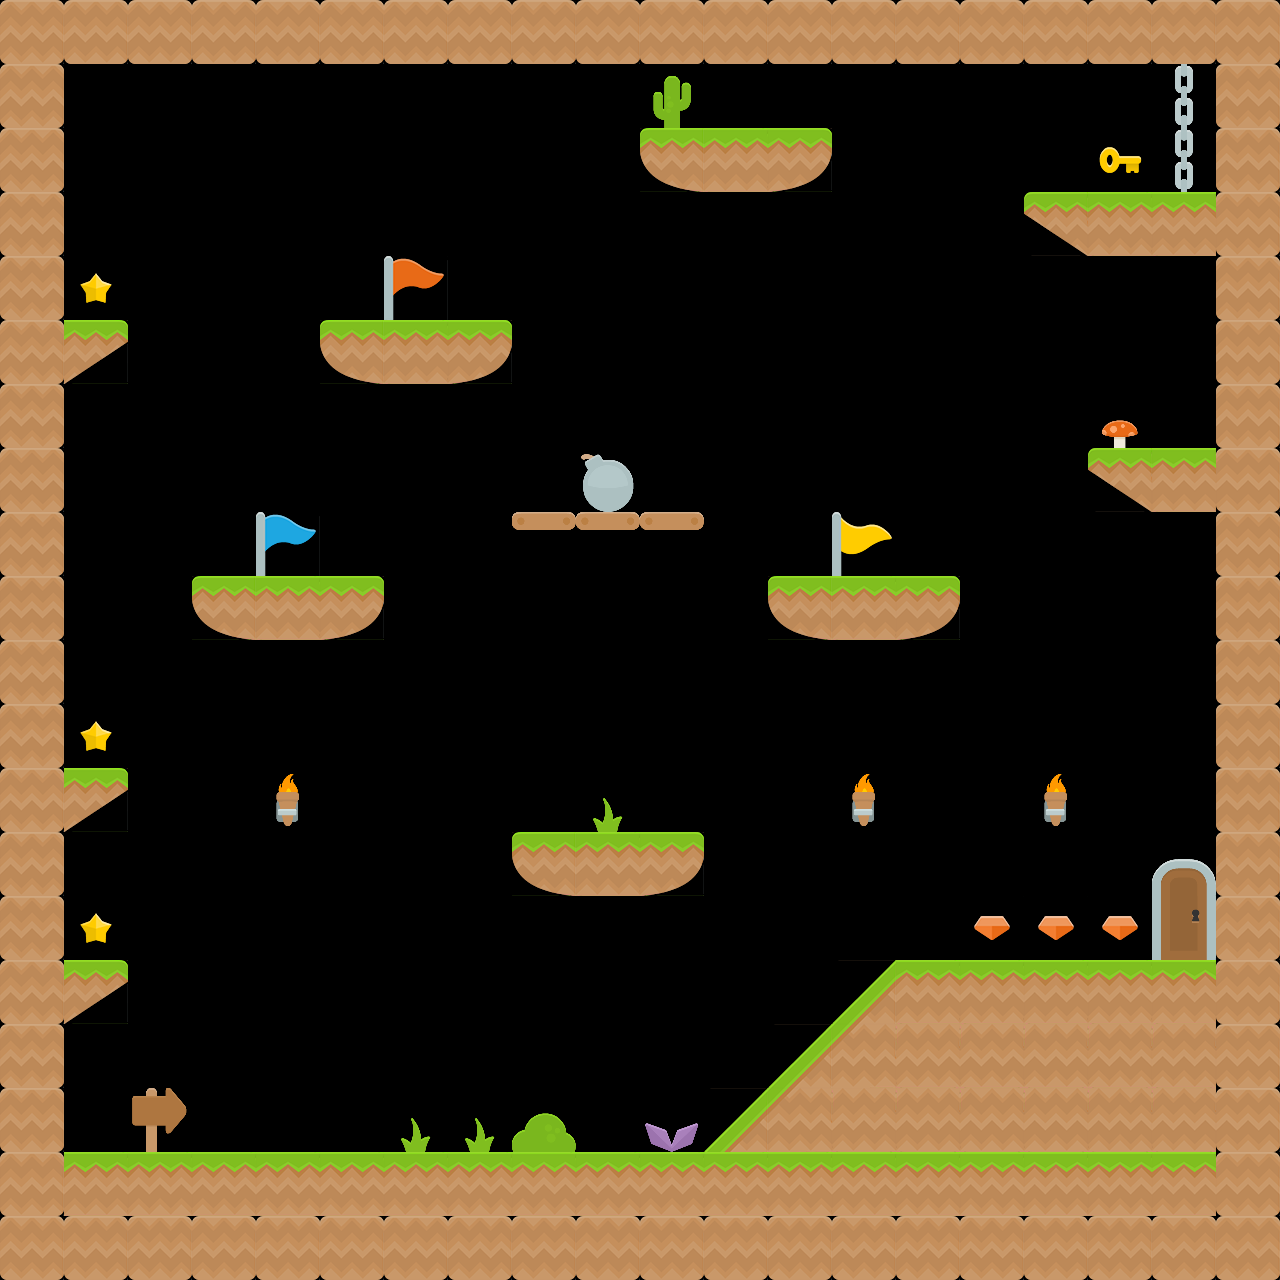

This is a level from a 2D game, rendered from its Tiled map with the project's own tilesets. A one-line summary and the map file follow, with tile-layer data summarised:
An orthogonal 20x20 tile map with 64x64 px tiles, 2 tile layers (Left, Right), 3 tilesets.

<map version="1.0" orientation="orthogonal" renderorder="right-down" width="20" height="20" tilewidth="64" tileheight="64" nextobjectid="1">
 <tileset firstgid="1" name="kenny_ground_64x64" tilewidth="64" tileheight="64">
  <image source="../tiles/kenny_ground_64x64.png" width="512" height="1024" />
 </tileset>
 <tileset firstgid="129" name="kenny_items_64x64" tilewidth="64" tileheight="64">
  <image source="../tiles/kenny_items_64x64.png" width="512" height="256" />
 </tileset>
 <tileset firstgid="161" name="kenny_platformer_64x64" tilewidth="64" tileheight="64">
  <image source="../tiles/kenny_platformer_64x64.png" width="320" height="1024" />
 </tileset>
 <layer name="Left" width="20" height="20">
  <data>[400 cells, 167 non-empty, 27 distinct tile ids]</data>
 </layer>
 <layer name="Right" width="20" height="20">
  <data>[400 cells, 167 non-empty, 27 distinct tile ids]</data>
 </layer>
</map>
